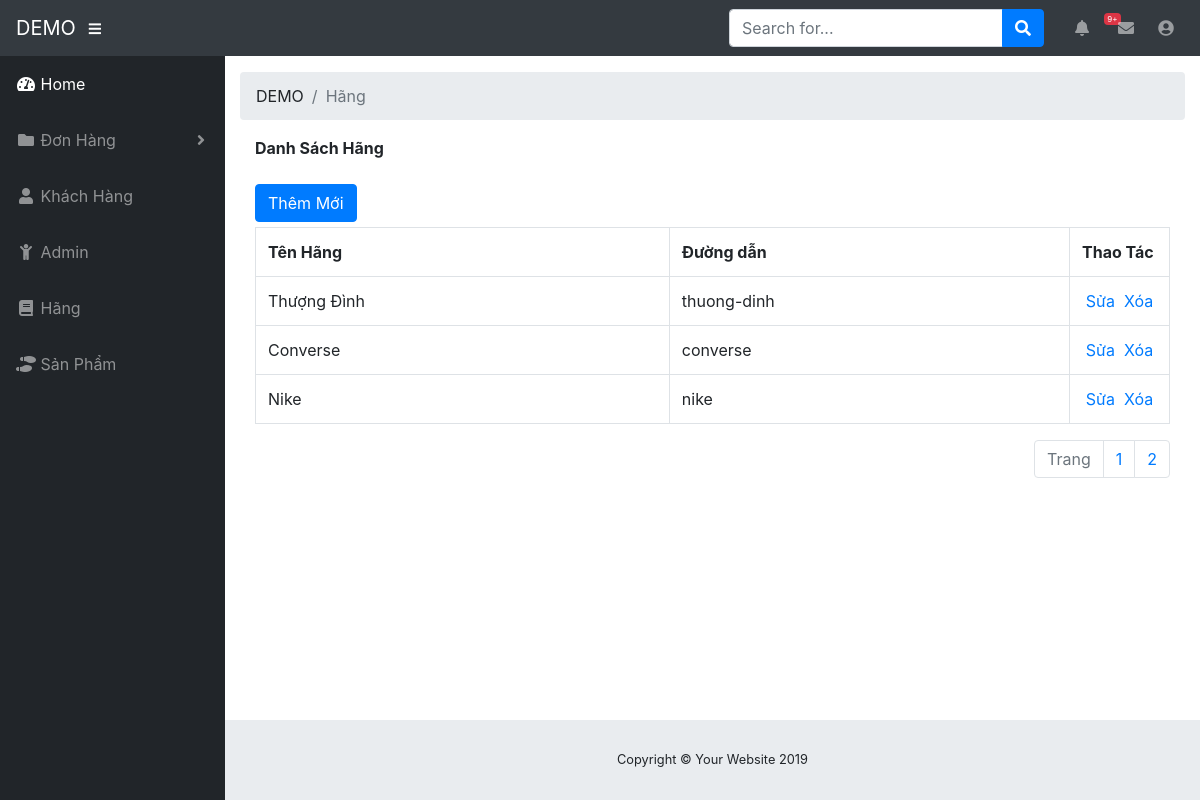
/admin/list-category (signed in), run on the app's committed database.
### tables this page shows
CREATE TABLE `tbl_category` (
  `category_id` int(11) NOT NULL,
  `name` varchar(500) NOT NULL,
  `slug` varchar(500) NOT NULL
);

### Controllers/Backend/categoryController.php (called while the page is built, shortened)
<?php
	include "Models/Backend/categoryModel.php";
	class categoryController extends baseController{
		public function listcategory(){
			$total = $this->total();
			$recordPerPage = 3;
			$num_page = ceil($total/$recordPerPage);
			$p = isset($_GET["p"])&&$_GET["p"]>0 ? ($_GET["p"]-1):0;
			$from = $p*$recordPerPage;
			$list_record = $this->fetchAll($from,$recordPerPage);
			$this->setView("Views/Backend/category.php", array("list_record"=>$list_record,"num_page"=>$num_page));
		}
	}
 ?>

### Core/route.php (called while the page is built, shortened)
<?php
	$area = isset($_GET["area"])?$_GET["area"]:"";
	$controller = isset($_GET["controller"])?$_GET["controller"]:"home";
	$action = isset($_GET["action"])?$_GET["action"]:"index";
	$folder_area = "Frontend";
	if($area == "admin"){
		$folder_area = "Backend";
	}
	$fileController = "Controllers/$folder_area/".$controller."Controller.php";
	if(file_exists($fileController)){
		$classController = $controller."Controller";
		if(class_exists($classController)){
			$obj = new $classController();
			if(method_exists($classController,$action)){
				$obj->$action();
			}else{
				die("<h4>Hàm $action không tồn tại</h4><br><a href='index.php?area=admin'>Quay lại</a>");
			}
		}
	}else
		die("<h4>File $fileController không tồn tại</h4><br><a href='index.php?area=admin'>Quay lại</a>");
 ?>

### index.php (called while the page is built, shortened)
<?php
	include "Core/route.php";
 ?>

### Models/Backend/categoryModel.php (called while the page is built, shortened)
<?php
	trait categoryModel{
		public function fetchAll($from, $recordPerPage){
			$db = connection::getInstance();
			$query = $db->prepare("select * from tbl_category order by category_id desc limit $from, $recordPerPage");
			$query->setFetchMode(PDO::FETCH_OBJ);
			$query->execute();
			$arr = $query->fetchAll();
			return $arr;
		}
		public function total(){
			$db = connection::getInstance();
			$query_total = $db->prepare("select category_id from tbl_category");
			$query_total->execute();
			$total = $query_total->rowCount();
			return $total;
		}
	}
 ?>

### Views/Backend/category.php (the view, shortened to what this page needs)
<ol class="breadcrumb">
   <li class="breadcrumb-item">
      DEMO
   </li>
   <li class="breadcrumb-item active">Hãng</li>
</ol>
<div class="col-md-12">
	      <div class="panel-heading" style="font-weight: bold;">Danh Sách Hãng</div>
      <br>
   <div style="margin-bottom:5px;">
      <a href="admin/list-category/them-moi" class="btn btn-primary">Thêm Mới</a>
   </div>
   <div class="panel panel-primary">
      <div class="panel-body">
         <table class="table table-bordered table-hover">
            <tr>
               <th>Tên Hãng</th>
               <th>Đường dẫn</th>
               <th style="width:100px;">Thao Tác</th>
            </tr>
            <?php foreach($list_record as $rows): ?>
            <tr>
               <td><?php echo $rows->name; ?></td>
               <td><?php echo $rows->slug; ?></td>
               <td style="text-align:center;">
                  <a href="admin/list-category/sua/<?php echo $rows->category_id; ?>">Sửa</a>&nbsp;
                  <a href="index.php?area=admin&controller=category&action=delete&id=<?php echo $rows->category_id; ?>" onclick="return window.confirm('Are you sure?');">Xóa</a>
               </td>
            </tr>
            <?php endforeach; ?>
         </table>
         <ul class="pagination" style="float: right;">
            <li class="page-item disabled"><a class="page-link" href="#">Trang</a></li>
            <?php for($i = 1; $i <= $num_page; $i++): ?>
            <li class="page-item"><a class="page-link" href="admin/list-category/trang/<?php echo $i; ?>"><?php echo $i; ?></a></li>
            <?php endfor; ?>
         </ul>
      </div>
   </div>
</div>

### Views/Backend/category.php (style rules this page uses)
.pagination { padding:0px; margin:0px; }

### data on the page
tbl_category: name "Thượng Đình", slug "thuong-dinh"
tbl_category: name "Converse", slug "converse"
tbl_category: name "Nike", slug "nike"
